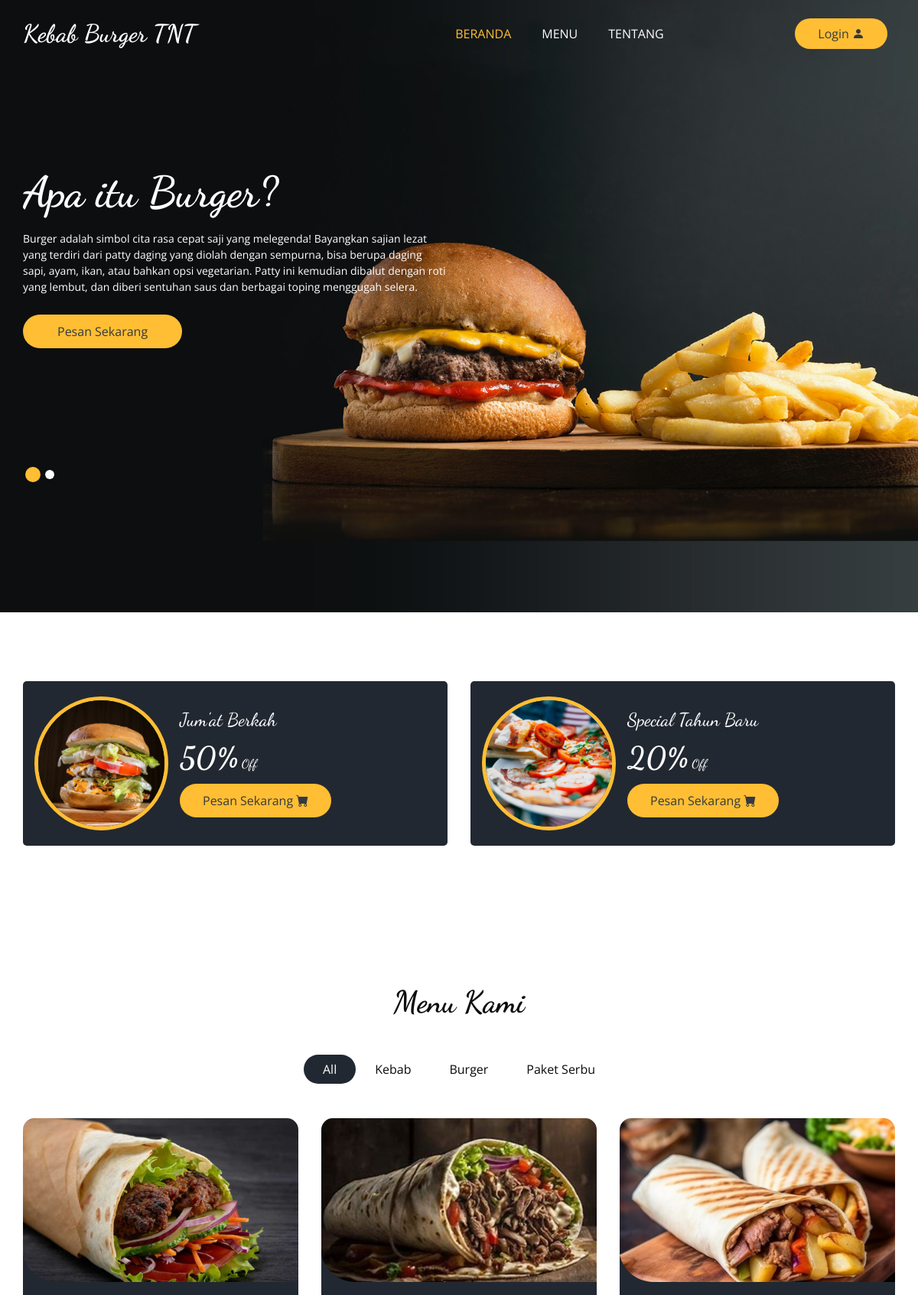
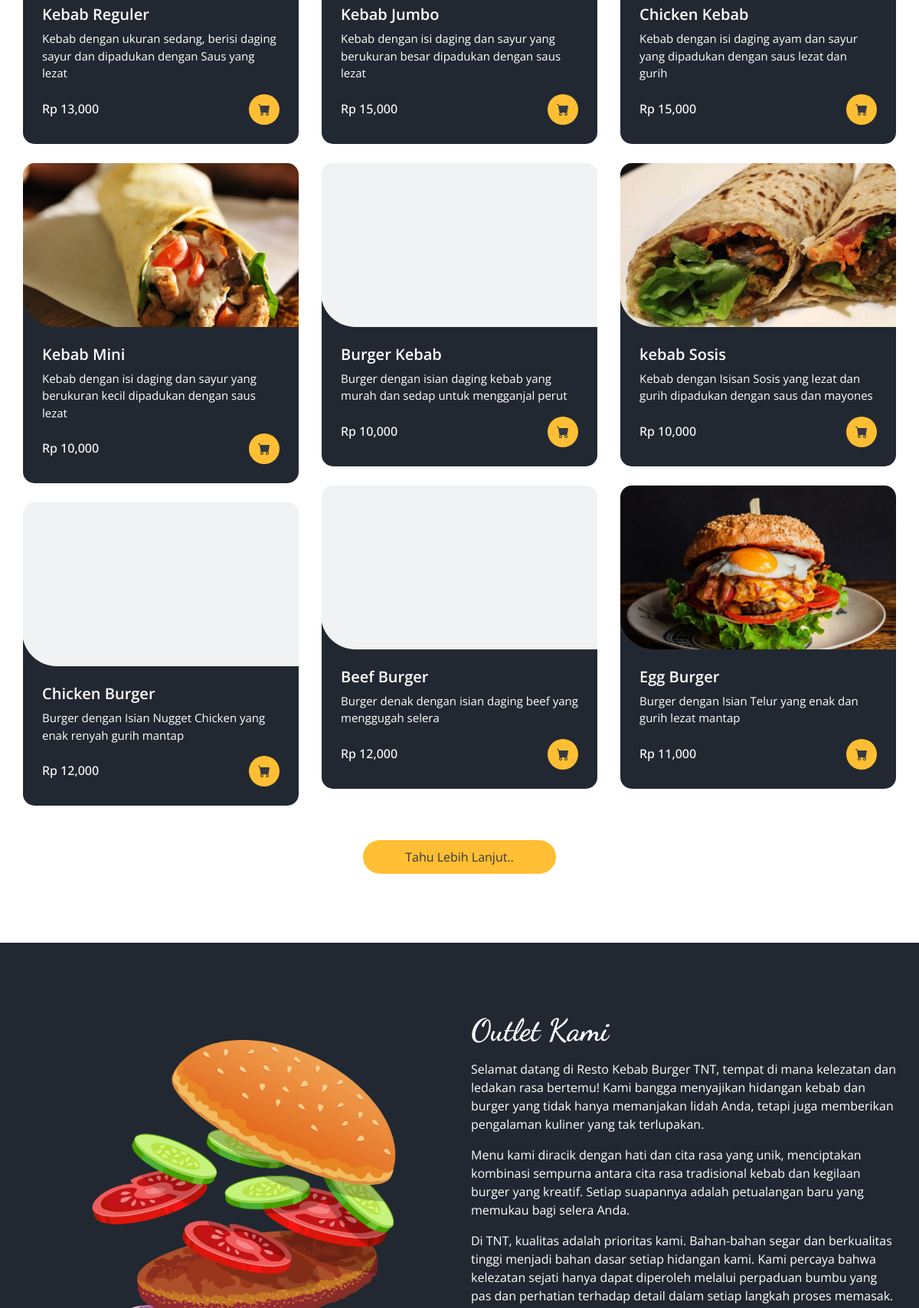
The page / (upper part) on the database its author committed (2 pictures, top to bottom).
### tables this page shows
CREATE TABLE `daftar_menu` (
  `id` int(11) NOT NULL,
  `foto` varchar(200) DEFAULT NULL,
  `nama_menu` varchar(200) DEFAULT NULL,
  `keterangan` varchar(200) DEFAULT NULL,
  `kategori` int(11) DEFAULT NULL,
  `harga` varchar(50) DEFAULT NULL,
  `stok` varchar(10) DEFAULT NULL
);

### menuheader.php (the view, shortened to what this page needs)
<?php
include "kebabtnt/proses/connect.php";
$query = mysqli_query($conn, "SELECT * FROM daftar_menu
    LEFT JOIN kategori_menu ON kategori_menu.id_kat_menu = daftar_menu.kategori");
while ($record = mysqli_fetch_array($query)) {
  $result[] = $record;
}
?>
<section class="food_section layout_padding">
  <div class="container">
    <div class="heading_container heading_center">
      <h2>
        Menu Kami
      </h2>
    </div>
    <ul class="filters_menu">
      <li class="active" data-filter="*">All</li>
      <li data-filter=".Kebab">Kebab</li>
      <li data-filter=".Burger">Burger</li>
      <li data-filter=".Paket">Paket Serbu</li>
    </ul>
    <div class="filters-content">
      <div class="row grid">
        <?php foreach ($result as $row) { ?>
          <div class="col-sm-6 col-lg-4 all <?php echo  $row['kategori_makanan'] ?>">
            <div class="box">
              <div>
                <div class="img-box p-0" style='background-image: url("kebabtnt/assets/img/<?php echo $row['foto'] ?>"); background-size:cover; background-position: center;' >
                </div>
                <div class="detail-box">
                  <h5>
                    <?php echo $row['nama_menu'] ?>
                  </h5>
                  <p>
                    <?php echo $row['keterangan'] ?>
                  </p>
                  <div class="options">
                    <h6>
                      <?php echo 'Rp ' . number_format((int) $row['harga'], 0, "," . '.') ?>
                    </h6>
                    <a href="kebabtnt" class="text-dark" style="text-decoration: none;">
                    <i class="bi bi-cart-fill"></i>
                    </a>
                  </div>
                </div>
              </div>
            </div>
          </div>
        <?php } ?>
      </div>
              <div class="btn-box ">
                <a href="tentang" class="text-dark" style="text-decoration: none;">
                 Tahu Lebih Lanjut..
                </a>
              </div>
</section>

### index.php (shortened to what this page needs)
<?php
if (isset($_GET['x']) && $_GET['x']=='beranda'){
  $page = "beranda.php";
  include "main.php";
} else
if (isset($_GET['x']) && $_GET['x']=='menuheader'){
  $page = "menuheader.php";
  include "main.php";
} else
if (isset($_GET['x']) && $_GET['x']=='tentang'){
  $page = "about.php";
  include "main.php";
} else
if (isset($_GET['x']) && $_GET['x']=='login'){
  include "login.php";
} else{
  include "main.php";
}
?>

### main.php (shortened to what this page needs)
<!DOCTYPE html>
<html>
<head>
  <link rel="stylesheet" type="text/css" href="css/bootstrap.css" />
  <link rel="stylesheet" type="text/css" href="https://cdnjs.cloudflare.com/ajax/libs/OwlCarousel2/2.3.4/assets/owl.carousel.min.css" />
  <link rel="stylesheet" href="https://cdnjs.cloudflare.com/ajax/libs/jquery-nice-select/1.1.0/css/nice-select.min.css" />
  <link href="css/font-awesome.min.css" rel="stylesheet" />
  <link rel="stylesheet" href="https://cdn.jsdelivr.net/npm/bootstrap-icons@1.11.3/font/bootstrap-icons.min.css">
  <link href="css/style.css" rel="stylesheet" />
  <link href="css/responsive.css" rel="stylesheet" />
</head>
<body
  class=" <?php echo (isset($_GET['x']) && ($_GET['x'] == 'tentang')) || ((isset($_GET['x']) && $_GET['x'] == 'dashboard')) || ((isset($_GET['x']) && $_GET['x'] == 'menuheader')) ? 'sub_page' : ''; ?>">
    <?php include "header.php";
    ?>
    <?php
  include "$page";
    ?>
</body>
</html>

### header.php (shortened to what this page needs)
<div class="hero_area" >
    <div class="bg-box">
      <img src="images/hero-bg.jpg" st alt="">
    </div>
<header class="header_section">
      <div class="container">
        <nav class="navbar navbar-expand-lg custom_nav-container ">
          <a class="navbar-brand" href=".">
            <span>
              Kebab Burger TNT
            </span>
          </a>
          <div class="collapse navbar-collapse" id="navbarSupportedContent">
            <ul class="navbar-nav  mx-auto ">
              <li class="nav-item <?php echo (isset($_GET['x']) && $_GET['x']=='beranda') || !isset($_GET['x']) ? 'active': '';?>">
                <a class="nav-link" href="beranda ">Beranda </a>
              </li>
              <li class="nav-item  <?php echo (isset($_GET['x']) && $_GET['x']=='menuheader') ? 'active': '';?>">
                <a class="nav-link" href="menuheader">Menu</a>
              </li>
              <li class="nav-item <?php echo (isset($_GET['x']) && $_GET['x']=='tentang') ? 'active': '';?>">
                <a class="nav-link " href="tentang">Tentang</a>
              </li>
            </ul>
            <div class="user_option">
              <a href="kebabtnt" class="order_online text-dark">
               Login <i class="bi bi-person-fill"></i>
              </a>
            </div>
          </div>
        </nav>
      </div>
      </header>

### beranda.php (shortened to what this page needs)
    <section class="slider_section ">
      <div id="customCarousel1" class="carousel slide" data-ride="carousel">
        <div class="carousel-inner">
          <div class="carousel-item active">
            <div class="container ">
              <div class="row">
                <div class="col-md-7 col-lg-6 ">
                  <div class="detail-box">
                    <h1>
                      Apa itu Burger?
                    </h1>
                    <p>
                      Burger adalah simbol cita rasa cepat saji yang melegenda! Bayangkan sajian lezat yang terdiri dari patty daging yang diolah dengan sempurna, bisa berupa daging sapi, ayam, ikan, atau bahkan opsi vegetarian. Patty ini kemudian dibalut dengan roti yang lembut, dan diberi sentuhan saus dan berbagai toping menggugah selera.
                    </p>
                    <div class="btn-box">
                      <a href="kebabtnt" class="btn1 text-dark">
                        Pesan Sekarang
                      </a>
                    </div>
                  </div>
                </div>
              </div>
            </div>
          </div>
        </div>
        <div class="container">
          <ol class="carousel-indicators">
            <li data-target="#customCarousel1" data-slide-to="0" class="active"></li>
            <li data-target="#customCarousel1" data-slide-to="1"></li>
          </ol>
        </div>
      </div>
    </section>
  </div>
  <section class="offer_section layout_padding-bottom">
    <div class="offer_container">
      <div class="container ">
        <div class="row">
          <div class="col-md-6  ">
            <div class="box ">
              <div class="img-box">
                <img src="images/o1.jpg" alt="">
              </div>
              <div class="detail-box">
                <h5>
                  Jum'at Berkah
                </h5>
                <h6>
                  <span>50%</span> Off
                </h6>
                <a href="kebabtnt" class="text-dark">
                  Pesan Sekarang <i class="bi bi-cart-fill"></i>
                </a>
              </div>
            </div>
          </div>
          <div class="col-md-6  ">
            <div class="box ">
              <div class="img-box">
                <img src="images/o2.jpg" alt="">
              </div>
              <div class="detail-box">
                <h5>
                  Special Tahun Baru
                </h5>
                <h6>
                  <span>20%</span> Off
                </h6>
                <a href="kebabtnt" class="text-dark">
                  Pesan Sekarang <i class="bi bi-cart-fill"></i>
                </a>
              </div>
            </div>
          </div>
        </div>
      </div>
    </div>
  </section>
  <?php include "menuheader.php"; ?>
<?php include "about.php"; ?>

### about.php (shortened to what this page needs)
<section class="about_section layout_padding">
  <div class="container  ">
    <div class="row">
      <div class="col-md-6 ">
        <div class="img-box">
          <img src="images/about-img.png" alt="">
        </div>
      </div>
      <div class="col-md-6">
        <div class="detail-box">
          <div class="heading_container">
            <h2>
              Outlet Kami
            </h2>
          </div>
          <p>
            Selamat datang di Resto Kebab Burger TNT, tempat di mana kelezatan dan ledakan rasa bertemu! Kami bangga
            menyajikan hidangan kebab dan burger yang tidak hanya memanjakan lidah Anda, tetapi juga memberikan
            pengalaman kuliner yang tak terlupakan.
          </p>
          <p>Menu kami diracik dengan hati dan cita rasa yang unik, menciptakan kombinasi sempurna antara cita rasa
            tradisional kebab dan kegilaan burger yang kreatif. Setiap suapannya adalah petualangan baru yang memukau
            bagi selera Anda.
          </p>
          <p>Di TNT, kualitas adalah prioritas kami. Bahan-bahan segar dan berkualitas tinggi menjadi bahan dasar setiap
            hidangan kami. Kami percaya bahwa kelezatan sejati hanya dapat diperoleh melalui perpaduan bumbu yang pas
            dan perhatian terhadap detail dalam setiap langkah proses memasak.</p>
        </div>
      </div>
    </div>
  </div>
</section>

### css/responsive.css (style rules this page uses)
@media (min-width: 1200px) { .container { max-width: 1170px; } }

### rows shown on the page
daftar_menu: foto (picture), nama_menu "Kebab Reguler", keterangan "Kebab dengan ukuran sedang, berisi daging sayur dan dipadukan dengan Saus yang lezat", harga "13,000"
daftar_menu: foto (picture), nama_menu "Kebab Jumbo", keterangan "Kebab dengan isi daging dan sayur yang berukuran besar dipadukan dengan saus lezat", harga "15,000"
daftar_menu: foto (picture), nama_menu "Chicken Kebab", keterangan "Kebab dengan isi daging ayam dan sayur yang dipadukan dengan saus lezat dan gurih", harga "15,000"
daftar_menu: foto (picture), nama_menu "Kebab Mini", keterangan "Kebab dengan isi daging dan sayur yang berukuran kecil dipadukan dengan saus lezat", harga "10,000"
daftar_menu: nama_menu "Burger Kebab", keterangan "Burger dengan isian daging kebab yang murah dan sedap untuk mengganjal perut", harga "10,000"
daftar_menu: foto (picture), nama_menu "kebab Sosis", keterangan "Kebab dengan Isisan Sosis yang lezat dan gurih dipadukan dengan saus dan mayones", harga "10,000"
daftar_menu: nama_menu "Beef Burger", keterangan "Burger denak dengan isian daging beef yang menggugah selera", harga "12,000"
daftar_menu: foto (picture), nama_menu "Egg Burger", keterangan "Burger dengan Isian Telur yang enak dan gurih lezat mantap", harga "11,000"
daftar_menu: nama_menu "Chicken Burger", keterangan "Burger dengan Isian Nugget Chicken yang enak renyah gurih mantap", harga "12,000"
